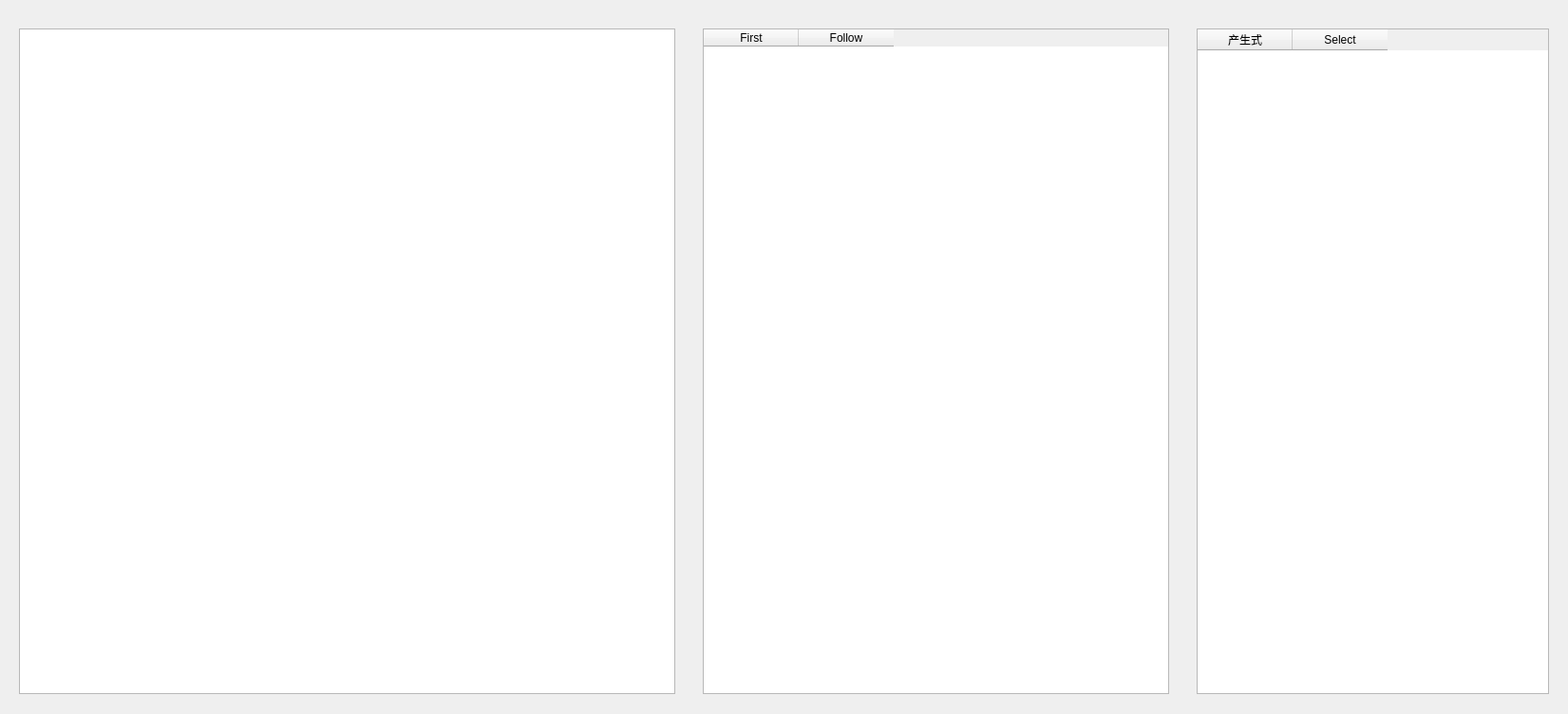
<?xml version="1.0" encoding="UTF-8"?>
<ui version="4.0">
 <class>Grammar</class>
 <widget class="QWidget" name="Grammar">
  <property name="geometry">
   <rect>
    <x>0</x>
    <y>0</y>
    <width>1651</width>
    <height>752</height>
   </rect>
  </property>
  <property name="windowTitle">
   <string>Form</string>
  </property>
  <widget class="QTableWidget" name="Forcast_Table">
   <property name="geometry">
    <rect>
     <x>20</x>
     <y>30</y>
     <width>691</width>
     <height>701</height>
    </rect>
   </property>
  </widget>
  <widget class="QTableWidget" name="FF_Table">
   <property name="geometry">
    <rect>
     <x>740</x>
     <y>30</y>
     <width>491</width>
     <height>701</height>
    </rect>
   </property>
   <column>
    <property name="text">
     <string>First</string>
    </property>
   </column>
   <column>
    <property name="text">
     <string>Follow</string>
    </property>
   </column>
  </widget>
  <widget class="QTableWidget" name="Select_Table">
   <property name="geometry">
    <rect>
     <x>1260</x>
     <y>30</y>
     <width>371</width>
     <height>701</height>
    </rect>
   </property>
   <column>
    <property name="text">
     <string>产生式</string>
    </property>
   </column>
   <column>
    <property name="text">
     <string>Select</string>
    </property>
   </column>
  </widget>
 </widget>
 <resources/>
 <connections/>
</ui>
